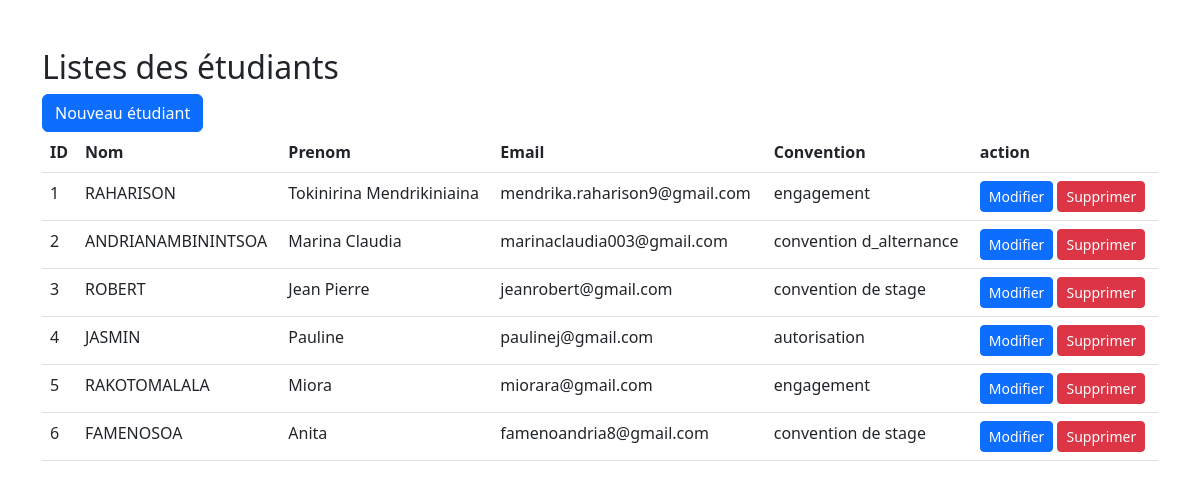
The page /MonProjet/index.php on the database its author committed.
### tables this page shows
CREATE TABLE `etudiants` (
  `id` int(11) NOT NULL,
  `nom` varchar(100) NOT NULL,
  `prenom` varchar(100) NOT NULL,
  `mail` varchar(200) NOT NULL,
  `convention` varchar(200) DEFAULT NULL
);

### MonProjet/index.php (the view, shortened to what this page needs)
<!DOCTYPE html>
<html lang="en">
<head>
    <link rel="stylesheet" href="https://cdn.jsdelivr.net/npm/bootstrap@5.3.0-alpha1/dist/css/bootstrap.min.css">
</head>
<body>
    <div class="container my-5">
        <h2>Listes des étudiants</h2>
        <a class="btn btn-primary" href="/monprojet/creer.php" role="button">Nouveau étudiant</a>
        <br>
        <table class="table">
            <thead>
                <tr>
                    <th>ID</th>
                    <th>Nom</th>
                    <th>Prenom</th>
                    <th>Email</th>
                    <th>Convention</th>
                    <th>action</th>
                </tr>
            </thead>
            <tbody>
                <?php
                $servername = "localhost";
                $username = "root";
                $password = "";
                $database = "formationplus";
                $connection = new mysqli($servername, $username, $password, $database);
                $sql = "SELECT * FROM etudiants";
                $result = $connection->query($sql);
                while($row = $result->fetch_assoc()) {
                    echo "
                 <tr>
                    <td>$row[id]</td>
                    <td>$row[nom]</td>
                    <td>$row[prenom]</td>
                    <td>$row[mail]</td>
                    <td>$row[convention]</td>
                    <td>
                        <a class= 'btn btn-primary btn-sm' href='/monprojet/modifier.php?id=$row[id]'>Modifier</a>
                        <a class= 'btn btn-danger btn-sm' href='/monprojet/supprimer.php?id=$row[id]'>Supprimer</a>
                    </td>
                </tr>
                ";
                }
                ?>
            </tbody>
        </table>
    </div>
</body>
</html>

### rows shown on the page
etudiants: id "1", nom "RAHARISON", prenom "Tokinirina Mendrikiniaina", mail "mendrika.raharison9@gmail.com", convention "engagement"
etudiants: id "2", nom "ANDRIANAMBININTSOA", prenom "Marina Claudia", mail "marinaclaudia003@gmail.com", convention "convention d_alternance"
etudiants: id "3", nom "ROBERT", prenom "Jean Pierre", mail "jeanrobert@gmail.com", convention "convention de stage"
etudiants: id "4", nom "JASMIN", prenom "Pauline", mail "paulinej@gmail.com", convention "autorisation"
etudiants: id "5", nom "RAKOTOMALALA", prenom "Miora", mail "miorara@gmail.com", convention "engagement"
etudiants: id "6", nom "FAMENOSOA", prenom "Anita", mail "famenoandria8@gmail.com", convention "convention de stage"
